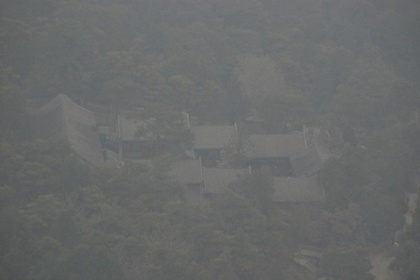
%> input picture 5.jpg, 420 x 280 px, shrunk from 600 x 400 before the run
$ octave main.m   (GNU Octave 9; MATLAB toolbox functions it lacks are replaced by stand-ins)
%> lines starting %> are read from the running program, lines starting %| are printed output that depends on the picture
### RemoveFogByEqualization.m

function In = RemoveFogByEqualization(I)

[~, ~, z] = size(I);

%转换为灰度图
if z>1
    I = rgb2gray(I);
end
In = histeq(I);
figure;
subplot(2, 2, 1); imshow(I); title('原图像', 'FontWeight', 'Bold');
subplot(2, 2, 2); imshow(In); title('直方图均衡化后的图像', 'FontWeight', 'Bold');
subplot(2, 2, 3); imhist(I); title('原灰度直方图', 'FontWeight', 'Bold');
subplot(2, 2, 4); imhist(In); title('直方图均衡化后的灰度直方图', 'FontWeight', 'Bold');
end

### RemoveFogByRetinex.m

function In = RemoveFogByRetinex(I, flag)
% 用Retinex的MSR实现图像去雾
% 输入参数：
%  I——图像矩阵
%  In——结果图像


%提取图像的R、G、B分量
fr = I(:, :, 1);
fg = I(:, :, 2);
fb = I(:, :, 3);
%数据类型归一化
mr = mat2gray(im2double(fr));
mg = mat2gray(im2double(fg));
mb = mat2gray(im2double(fb));
%定义alpha参数
alpha = 1200;
%定义模板大小
n = 128;
%计算中心
n1 = floor((n+1)/2);
for i = 1:n
    for j = 1:n
        %高斯函数
        b(i,j)  = exp(-((i-n1)^2+(j-n1)^2)/(4*alpha))/(pi*alpha);
    end
end
%卷积滤波
nr1 = imfilter(mr,b,'conv', 'replicate');
ng1 = imfilter(mg,b,'conv', 'replicate');
nb1 = imfilter(mb,b,'conv', 'replicate');
ur1 = log(nr1);
ug1 = log(ng1);
ub1 = log(nb1);
tr1 = log(mr);
tg1 = log(mg);
tb1 = log(mb);
yr1 = (tr1-ur1)/3;
yg1 = (tg1-ug1)/3;
yb1 = (tb1-ub1)/3;
%定义beta参数
beta = 55;
%定义模板大小
x = 32;
%计算中心
x1 = floor((n+1)/2);
for i = 1:n
    for j = 1:n
        %高斯函数
        a(i,j)  = exp(-((i-n1)^2+(j-n1)^2)/(4*beta))/(6*pi*beta);
    end
end
%卷积滤波
nr2 = imfilter(mr,a,'conv', 'replicate');
ng2 = imfilter(mg,a,'conv', 'replicate');
nb2 = imfilter(mb,a,'conv', 'replicate');
ur2 = log(nr2);
ug2 = log(ng2);
ub2 = log(nb2);
tr2 = log(mr);
tg2 = log(mg);
tb2 = log(mb);
yr2 = (tr2-ur2)/3;
yg2 = (tg2-ug2)/3;
yb2 = (tb2-ub2)/3;
%定义eta参数
eta = 13944.5;
%定义模板大小
l = 500;
%计算中心
l1 = floor((n+1)/2);
for i = 1:n
    for j = 1:n
        %高斯函数
        e(i,j)  = exp(-((i-n1)^2+(j-n1)^2)/(4*eta))/(4*pi*eta);
    end
end
%卷积滤波
nr3 = imfilter(mr,e,'conv', 'replicate');
ng3 = imfilter(mg,e,'conv', 'replicate');
nb3 = imfilter(mb,e,'conv', 'replicate');
ur3 = log(nr3);
ug3 = log(ng3);
ub3 = log(nb3);
tr3 = log(mr);
tg3 = log(mg);
tb3 = log(mb);
yr3 = (tr3-ur3)/3;
yg3 = (tg3-ug3)/3;
yb3 = (tb3-ub3)/3;
dr = yr1+yr2+yr3;
dg = yg1+yg2+yg3;
db = yb1+yb2+yb3;
cr = im2uint8(dr);
cg = im2uint8(dg);
cb = im2uint8(db);
% 集成处理后的分量得到结果图像
In = cat(3, cr, cg, cb);
%结果显示
if flag
    figure;
    subplot(2, 2, 1); imshow(I); title('原图像', 'FontWeight', 'Bold');
    subplot(2, 2, 2); imshow(In); title('Retinex去雾图像', 'FontWeight', 'Bold');
    % 灰度化，用于计算直方图
    Q = rgb2gray(I);
    M = rgb2gray(In);
    subplot(2, 2, 3); imhist(Q, 64); title('原灰度直方图', 'FontWeight', 'Bold');
    subplot(2, 2, 4); imhist(M, 64); title('Retinex去雾后的灰度直方图', 'FontWeight', 'Bold');
end

### RemoveFogByWavelet.m
function  In = RemoveFogByWavelet(img, map)
% 用WaveletR实现图像去雾
% 输入参数：
%  img——图像矩阵
%  map——索引图
%  In——结果图像
% 使用haar对X进行尺度为2的分解
[c,s] = wavedec2(img,2,'haar');
sizec = size(c);
% 对分解系数进行处理以突出轮廓部分，弱化细节部分
tempsmall=0;
tempbig=0;
for i = 1:sizec(2)
    if(c(i) > 200)
        tempbig =tempbig+1;
        c(i) = 1.2 * c(i);
    else
        tempsmall =tempsmall+1;
        c(i) = 1* c(i);
    end
end
% 从小波分解结构[c,s]进行尺度为1和2时的低频重构
a1 = wrcoef2('a',c,s,'haar',1);
a2 = wrcoef2('a',c,s,'haar',2);

% 从小波分解结构[c,s]在尺度为2时重构高频
% 'h' 是水平方向
% 'v' 是垂直方向
% 'd' 是对角方向
hd1 = wrcoef2('h',c,s,'haar',1);
vd1 = wrcoef2('v',c,s,'haar',1);
dd1 = wrcoef2('d',c,s,'haar',1);
hd2 = wrcoef2('h',c,s,'haar',2);
vd2 = wrcoef2('v',c,s,'haar',2);
dd2 = wrcoef2('d',c,s,'haar',2);
aa= 1.2;
bb= 0.5;
cc= 0.;
dd= 0.3;
limage=idwt2(aa*a1,bb*hd2,cc*vd2,dd*dd2,'haar');
figure;
subplot(1,2,1);
imshow(img);
colormap(map);
title('原始图像');
subplot(1,2,2)
output1 = uint8(limage);
In = output1;
imshow(output1);
colormap(map);
title('小波变换去雾图像')

### main.m
clc;
clear;
close all;

%% -----------图像去雾算法----------------
%% 加载图片
[img,map] = imread('5.jpg');
%> img is the input picture: size 280x420x3 uint8; mean R, G, B 104, 106.3, 106.1
%> map = []
%% 去雾&&保存
De_img_Equalization = RemoveFogByEqualization(img);
imwrite(De_img_Equalization,'直方图均衡化.jpg');
De_img_Retinex = RemoveFogByRetinex(img,2);
%> in RemoveFogByRetinex, `mb = mat2gray(im2double(fb));`:
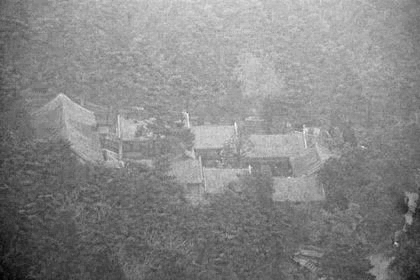
%> mb: size 280x420 double; min 0, max 1, mean 0.529
%> in RemoveFogByRetinex, `nb1 = imfilter(mb,b,'conv', 'replicate');`:
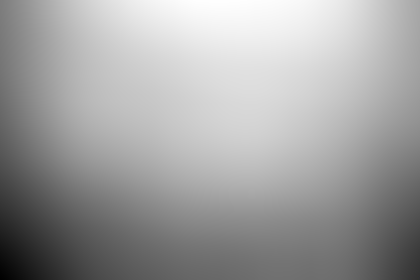
%> nb1: size 280x420 double; min 0.316, max 1.99, mean 1.37; drawn with min black and max white
%> in RemoveFogByRetinex, `nr2 = imfilter(mr,a,'conv', 'replicate');`:
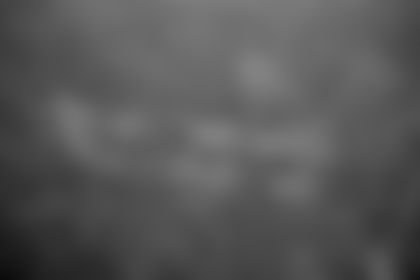
%> nr2: size 280x420 double; min 0.0433, max 0.511, mean 0.344
%> in RemoveFogByRetinex, `ur2 = log(nr2);`:
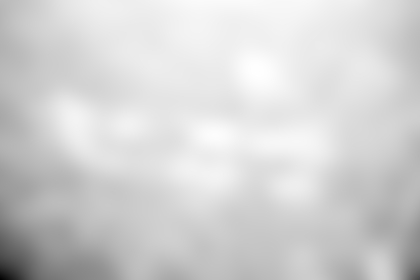
%> ur2: size 280x420 double; min -3.14, max -0.672, mean -1.1; drawn with min black and max white
%> in RemoveFogByRetinex, `cb = im2uint8(db);`:
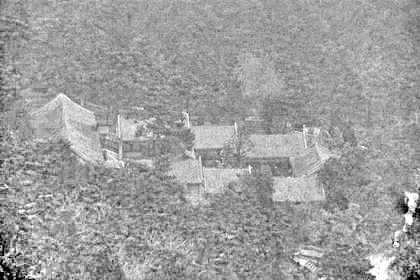
%> cb: size 280x420 uint8; min 0, max 255, mean 158.3
%> in RemoveFogByRetinex, `In = cat(3, cr, cg, cb);`:
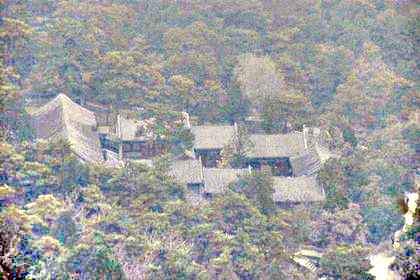
%> In: size 280x420x3 uint8; mean R, G, B 157.1, 158.1, 158.3
imwrite(De_img_Retinex,'Retinex.jpg');
De_img_Wavelet = RemoveFogByWavelet(img,map);
%> in RemoveFogByWavelet, `[c,s] = wavedec2(img,2,'haar');`: s = [70 105 3; 70 105 3; 140 210 3; 280 420 3]
%> after the loop in RemoveFogByWavelet, `for i = 1:sizec(2)`: tempbig = 22050; tempsmall = 330750
%> in RemoveFogByWavelet, `a1 = wrcoef2('a',c,s,'haar',1);`:
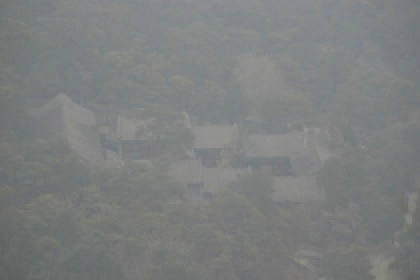
%> a1: size 280x420x3 double; mean R, G, B 124.8, 127.6, 127.3
imwrite(De_img_Wavelet,'小波变换.jpg');
